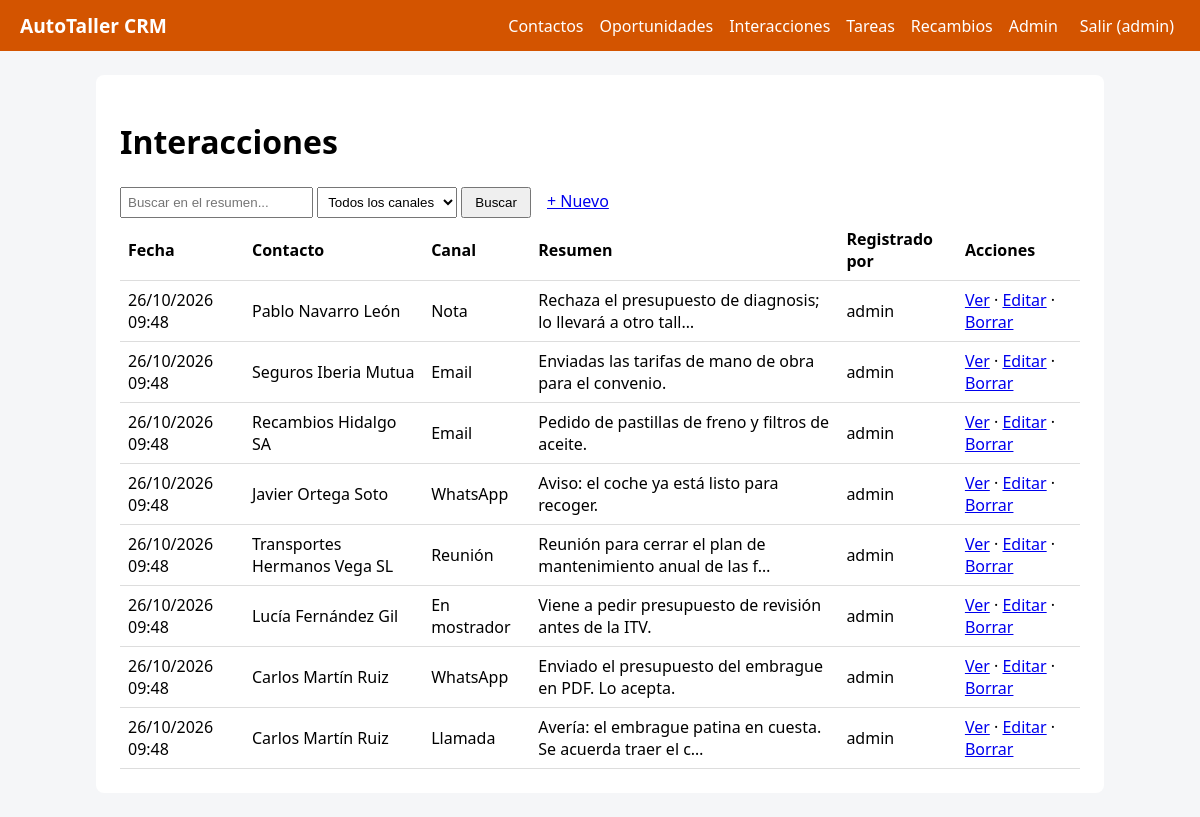
The app's page /interacciones/ (signed in) with its own data.
### interacciones/models.py (models this page shows, shortened)
class Interaccion(models.Model):
    CANALES = [
        ('llamada', 'Llamada'),
        ('email', 'Email'),
        ('reunion', 'Reunión'),
        ('nota', 'Nota'),
        ('whatsapp', 'WhatsApp'),           # Avisos de "tu coche está listo" y envío de presupuestos
        ('mostrador', 'En mostrador'),      # Cliente que pasa por el taller en persona
    ]
    contacto = models.ForeignKey(
        'contactos.Contacto',
        on_delete=models.CASCADE,
        related_name='interacciones'
    )
    canal = models.CharField(
        max_length=20,
        choices=CANALES,
        default='nota'
    )
    resumen = models.TextField()
    fecha = models.DateTimeField(default=timezone.now)
    autor = models.ForeignKey(
        'auth.User',
        on_delete=models.SET_NULL,
        null=True,
        blank=True
    )
    class Meta:
        ordering = ['-fecha']
        verbose_name_plural = 'interacciones'

### contactos/models.py (models this page shows, shortened)
class Contacto(models.Model):
    TIPOS = [
        ('particular', 'Cliente particular'),
        ('empresa', 'Empresa / flota'),
        ('proveedor', 'Proveedor de recambios'),   # OJO: el módulo recambios filtra por este valor
        ('aseguradora', 'Aseguradora'),
        ('otro', 'Otro'),
    ]
    nombre = models.CharField(max_length=120)                        # Texto corto. max_length es OBLIGATORIO
    tipo = models.CharField(max_length=20, choices=TIPOS, default='particular')  # choices -> desplegable en formularios
    email = models.EmailField(blank=True)                            # blank=True -> se puede dejar vacío
    telefono = models.CharField(max_length=30, blank=True)           # Teléfono como texto (admite +34, espacios)
    notas = models.TextField(blank=True)                             # Texto largo
    creado = models.DateTimeField(auto_now_add=True)                 # auto_now_add -> fecha de creación automática
    matricula = models.CharField(max_length=15, blank=True, help_text='Ej: 1234 BCD')
    vehiculo = models.CharField('vehículo', max_length=80, blank=True, help_text='Marca y modelo')
    class Meta:
        ordering = ['nombre']              # Orden por defecto. '-campo' = descendente
    def __str__(self):
        return self.nombre                 # Cómo se muestra el objeto en admin, desplegables, títulos

### interacciones/views.py (the view)
# urls.py: path('', views.index, name='index'),                          # /contactos/
@login_required
def index(request):
    q = request.GET.get('q', '').strip()
    objetos = Interaccion.objects.all()
    if q:
        objetos = objetos.filter(resumen__icontains=q)
    canal = request.GET.get('canal', '')
    if canal:
        objetos = objetos.filter(canal=canal)
    return render(
        request,
        'interacciones/lista.html',
        {'objetos': objetos, 'q': q, 'canal': canal, 'canales': Interaccion.CANALES}
    )

### core/context_processors.py (called while the page is built)
def crm(request):
    return {
        'NOMBRE_CRM': settings.NOMBRE_CRM,
        'COLOR': settings.COLOR_PRINCIPAL,
        'modulos': [{'nombre': m.capitalize(), 'url': f'{m}:index'} for m in settings.MODULOS_CRM],
    }

### interacciones/templates/interacciones/lista.html (shortened to what this page needs)
{% extends 'core/base.html' %}
{% block content %}
<h1>Interacciones</h1>
<form method="get">
 <input name="q" value="{{ q }}" placeholder="Buscar en el resumen...">
 <select name="canal">
  <option value="">Todos los canales</option>
 </select>
 <button>Buscar</button>
 <a class="btn" href="{% url 'interacciones:crear' %}">+ Nuevo</a>
</form>
<table>
 <tr><th>Fecha</th><th>Contacto</th><th>Canal</th><th>Resumen</th><th>Registrado por</th><th>Acciones</th></tr>
 {% for o in objetos %}
 <tr><td>{{ o.fecha|date:"d/m/Y H:i" }}</td><td>{{ o.contacto }}</td><td>{{ o.get_canal_display }}</td><td>{{ o.resumen|truncatechars:60 }}</td><td>{{ o.autor|default:"—" }}</td>
  <td><a href="{% url 'interacciones:detalle' o.pk %}">Ver</a> ·
      <a href="{% url 'interacciones:editar' o.pk %}">Editar</a> ·
      <a href="{% url 'interacciones:borrar' o.pk %}">Borrar</a></td></tr>
 {% empty %}<tr><td colspan="6">No hay datos todavía.</td></tr>
 {% endfor %}
</table>
{% endblock %}

### core/templates/core/base.html (shortened to what this page needs)
<!doctype html>
<html lang="es"><head><meta charset="utf-8">
</head>
<body>
<nav>
 <a class="marca" href="{% url 'inicio' %}">{{ NOMBRE_CRM }}</a>
 {% for m in modulos %}<a href="{% url m.url %}">{{ m.nombre }}</a>{% endfor %}
 {% if user.is_staff %}<a href="/admin/">Admin</a>{% endif %}
 {% if user.is_authenticated %}
  <form method="post" action="{% url 'logout' %}" style="margin:0">{% csrf_token %}<button>Salir ({{ user.username }})</button></form>
 {% endif %}
</nav>
<main>
 {% block content %}{% endblock %}
</main>
</body></html>

### records on screen
Interaccion: fecha "26/10/2026 09:48", contacto "Pablo Navarro León", canal "Nota", resumen "Rechaza el presupuesto de diagnosis; lo llevará a otro tall…", autor "admin"
Interaccion: fecha "26/10/2026 09:48", contacto "Seguros Iberia Mutua", canal "Email", resumen "Enviadas las tarifas de mano de obra para el convenio.", autor "admin"
Interaccion: fecha "26/10/2026 09:48", contacto "Recambios Hidalgo SA", canal "Email", resumen "Pedido de pastillas de freno y filtros de aceite.", autor "admin"
Interaccion: fecha "26/10/2026 09:48", contacto "Javier Ortega Soto", canal "WhatsApp", resumen "Aviso: el coche ya está listo para recoger.", autor "admin"
Interaccion: fecha "26/10/2026 09:48", contacto "Transportes Hermanos Vega SL", canal "Reunión", resumen "Reunión para cerrar el plan de mantenimiento anual de las f…", autor "admin"
Interaccion: fecha "26/10/2026 09:48", contacto "Lucía Fernández Gil", canal "En mostrador", resumen "Viene a pedir presupuesto de revisión antes de la ITV.", autor "admin"
Interaccion: fecha "26/10/2026 09:48", contacto "Carlos Martín Ruiz", canal "WhatsApp", resumen "Enviado el presupuesto del embrague en PDF. Lo acepta.", autor "admin"
Interaccion: fecha "26/10/2026 09:48", contacto "Carlos Martín Ruiz", canal "Llamada", resumen "Avería: el embrague patina en cuesta. Se acuerda traer el c…", autor "admin"

### other values on screen
{{ NOMBRE_CRM }} "AutoTaller CRM"
{{ m.nombre }} "Contactos" "Oportunidades" "Interacciones" "Tareas" "Recambios"
{{ user.username }} "admin"
